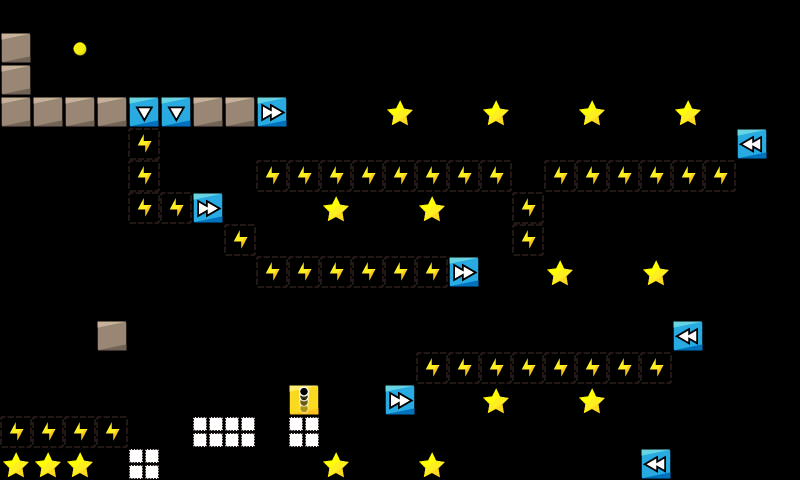

A 2D game scene composited from a Tiled map and its tileset images. What follows is a short description and the map's XML, with each tile layer's data collapsed to a summary:
An orthogonal 25x15 tile map with 32x32 px tiles, 1 tile layer (map).

<map version="1.2" tiledversion="1.2.3" orientation="orthogonal" renderorder="right-down" width="25" height="15" tilewidth="32" tileheight="32" infinite="0" nextlayerid="2" nextobjectid="1">
 <properties>
  <property name="ad" value="false" />
 </properties>
 <tileset firstgid="1" name="map_tiles" tilewidth="32" tileheight="32" tilecount="225" columns="15">
  <image source="../../img/map_tiles.png" width="480" height="480" />
 </tileset>
 <layer id="1" name="map" width="25" height="15">
  <data>[375 cells, 78 non-empty, 9 distinct tile ids]</data>
 </layer>
</map>
